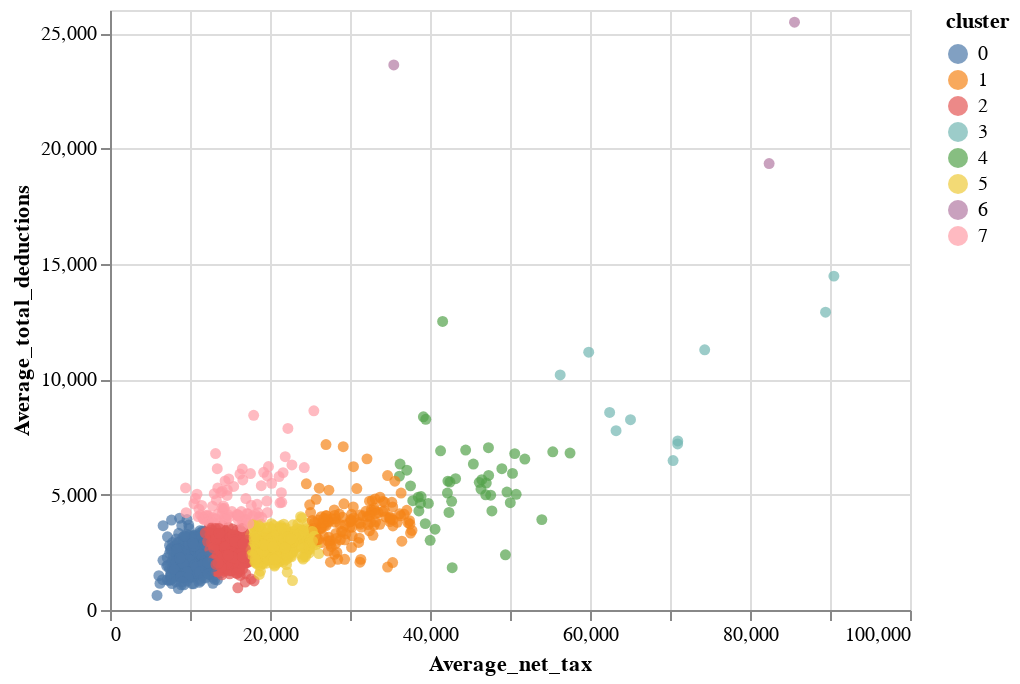

Notebook source saved alongside this figure:
### Markdown cell above
The final step to see how the clusters are grouped and distributed, is to configure the <code>scatter_plot</code> by specifying the names of the columns that will be the <code>x</code> and <code>y</code> axes on the graph, with the parameter <code>color</code> is how we tell the <code>scatter_plot</code> object to color each point according to its cluster value, by adding a <code>:N</code> at the end of the <code>cluster</code> column name, this extra parameter is how <code>altair</code> understands the type of value for this column, <code>:N</code> it means the information contained in this column is categorical. The <code>Tooltip</code> parameter with the list of corresponding column names and by calling the method <code>interactive</code> will allow to hover over datapoints and displaying their values, therefore we obtained a dynamic scatter plot of how grouped and distributed the clusters are.

### Code cell
scatter_plot.encode(x='Average_net_tax', 
                    y='Average_total_deductions',
                    color='cluster:N', 
                    tooltip=['Postcode', 
                             'cluster', 
                             'Average_net_tax', 
                             'Average_total_deductions']).interactive()

### Figure 1 — Vega-Lite specification as saved in the notebook (floating-point values rounded to 4 significant figures; data arrays with more than 128 entries replaced by an {"elided": "..."} marker saying what was removed)
{"config": {"view": {"continuousWidth": 400, "continuousHeight": 300}}, "data": {"name": "data-54daaebeb930cfc06424cbeb25afb335"}, "mark": "circle", "encoding": {"color": {"type": "nominal", "field": "cluster"}, "tooltip": [{"type": "quantitative", "field": "Postcode"}, {"type": "quantitative", "field": "cluster"}, {"type": "quantitative", "field": "Average_net_tax"}, {"type": "quantitative", "field": "Average_total_deductions"}], "x": {"type": "quantitative", "field": "Average_net_tax"}, "y": {"type": "quantitative", "field": "Average_total_deductions"}}, "selection": {"selector008": {"type": "interval", "bind": "scales", "encodings": ["x", "y"]}}, "$schema": "https://vega.github.io/schema/vega-lite/v4.0.2.json", "datasets": {"data-54daaebeb930cfc06424cbeb25afb335": {"elided": "2473 records"}}}
